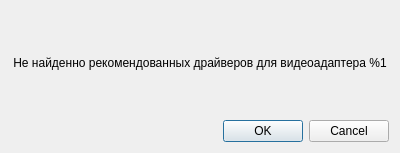
<?xml version="1.0" encoding="UTF-8"?>
<ui version="4.0">
 <class>DriverDialog</class>
 <widget class="QDialog" name="DriverDialog">
  <property name="geometry">
   <rect>
    <x>0</x>
    <y>0</y>
    <width>400</width>
    <height>153</height>
   </rect>
  </property>
  <property name="windowTitle">
   <string>Dialog</string>
  </property>
  <layout class="QVBoxLayout" name="verticalLayout">
   <item>
    <widget class="QLabel" name="label">
     <property name="text">
      <string>Не найденно рекомендованных драйверов для видеоадаптера %1</string>
     </property>
     <property name="alignment">
      <set>Qt::AlignCenter</set>
     </property>
     <property name="wordWrap">
      <bool>true</bool>
     </property>
    </widget>
   </item>
   <item>
    <widget class="QDialogButtonBox" name="buttonBox">
     <property name="orientation">
      <enum>Qt::Horizontal</enum>
     </property>
     <property name="standardButtons">
      <set>QDialogButtonBox::Cancel|QDialogButtonBox::Ok</set>
     </property>
    </widget>
   </item>
  </layout>
 </widget>
 <resources/>
 <connections>
  <connection>
   <sender>buttonBox</sender>
   <signal>accepted()</signal>
   <receiver>DriverDialog</receiver>
   <slot>accept()</slot>
   <hints>
    <hint type="sourcelabel">
     <x>248</x>
     <y>254</y>
    </hint>
    <hint type="destinationlabel">
     <x>157</x>
     <y>274</y>
    </hint>
   </hints>
  </connection>
  <connection>
   <sender>buttonBox</sender>
   <signal>rejected()</signal>
   <receiver>DriverDialog</receiver>
   <slot>reject()</slot>
   <hints>
    <hint type="sourcelabel">
     <x>316</x>
     <y>260</y>
    </hint>
    <hint type="destinationlabel">
     <x>286</x>
     <y>274</y>
    </hint>
   </hints>
  </connection>
 </connections>
</ui>
